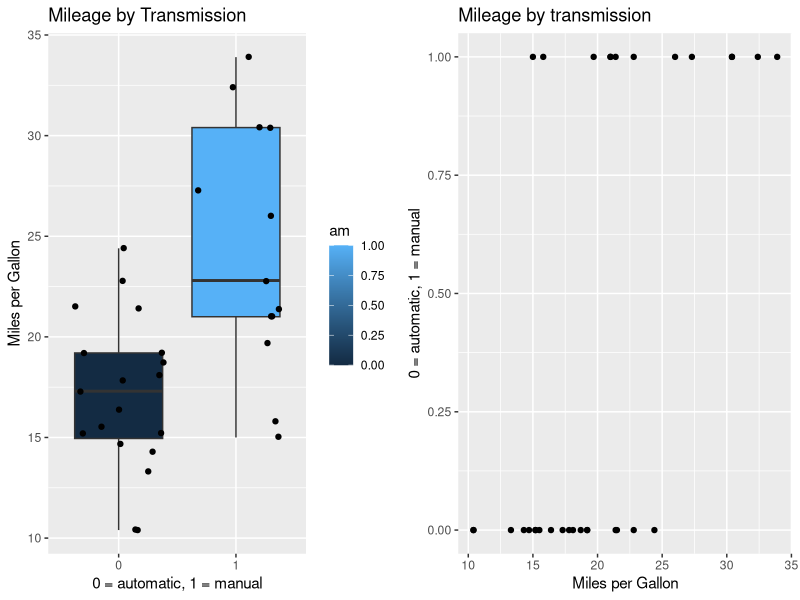
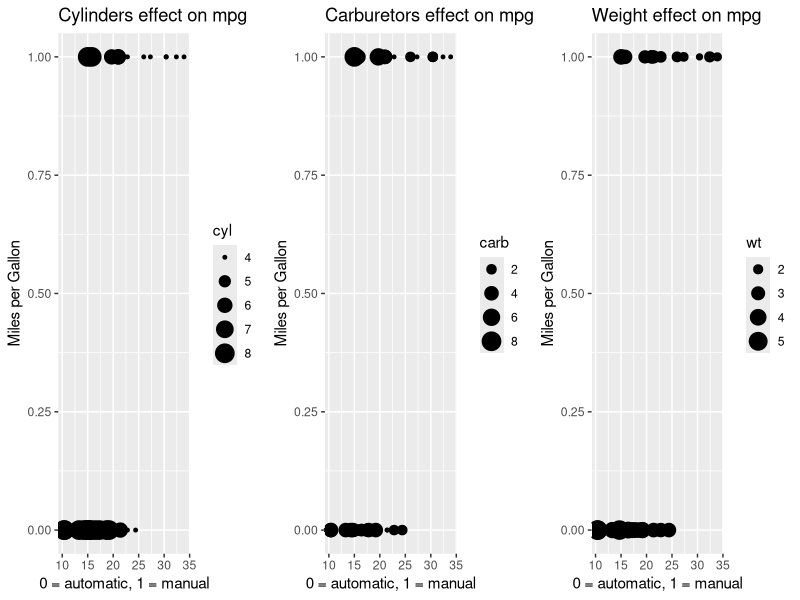
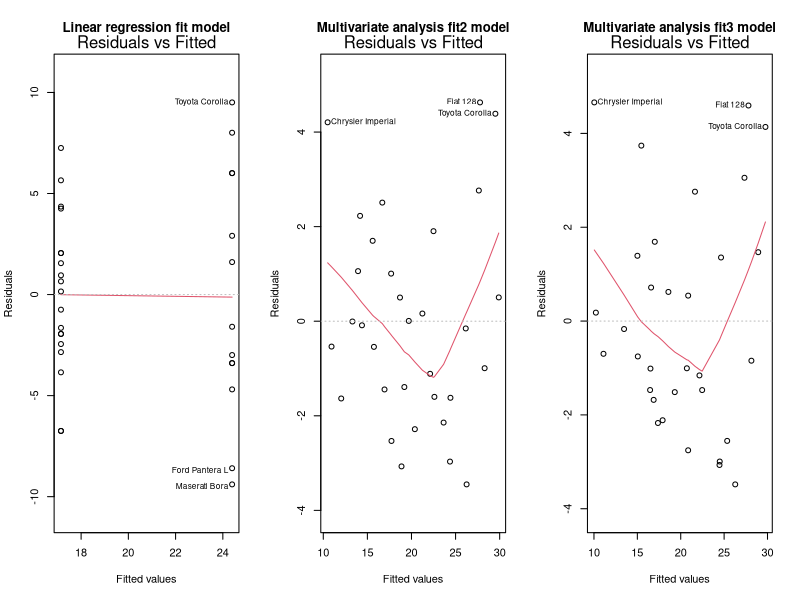

Generate these figures, in order, with R:
## ---- chunk 1
knitr::opts_chunk$set(echo = FALSE)
## ---- chunk 2
data(mtcars)
library(ggplot2)
library(gridExtra)
## ---- chunk 3
g1 <- qplot(mpg, am, data = mtcars, main = "Mileage by transmission", xlab = "Miles per Gallon",
            ylab = "0 = automatic, 1 = manual")
g4 <- qplot(factor(am), mpg, data=mtcars, geom=c("boxplot", "jitter"),
            fill = am, main="Mileage by Transmission",
            xlab="0 = automatic, 1 = manual", ylab="Miles per Gallon")
grid.arrange(g4, g1, ncol = 2, nrow = 1)
## ---- chunk 4
#grouping the data and t-test
manual <- mtcars[mtcars$am == "1",]$mpg
auto <- mtcars[mtcars$am == "0",]$mpg
matrix(c(mean(auto), mean(manual))) -> tab
rownames(tab) <- c("auto", "manual")
colnames(tab) <- "Transmission Type"
print(tab)
## ---- chunk 5
t.test(manual, auto, alternative = "greater")$p.value
## ---- chunk 6
sort(cor(mtcars)[1,])
## ---- chunk 7
fit <- lm(mpg ~ am, mtcars)
summary(fit)$coef; summary(fit)$r.squared
## ---- chunk 8
fit3 <- step(lm(mpg ~ ., mtcars), trace = 0)
summary(fit3)$coef; summary(fit3)$r.squared
## ---- chunk 9
anova(fit, fit3)
## ---- chunk 10
g3bis <- qplot(mpg, am, data = mtcars, size = cyl, ylab = "Miles per Gallon",
               xlab="0 = automatic, 1 = manual", main = "Cylinders effect on mpg")
g3bis2 <- qplot(mpg, am, data = mtcars, size = carb, main = "Carburetors effect on mpg",
                ylab = "Miles per Gallon", xlab="0 = automatic, 1 = manual")
g3bis3 <- qplot(mpg, am, data = mtcars, size = wt, main = "Weight effect on mpg",
                ylab = "Miles per Gallon", xlab="0 = automatic, 1 = manual")
grid.arrange(g3bis, g3bis2, g3bis3, ncol = 3, nrow = 1)
## ---- chunk 11
fit2 <- lm (mpg ~ ., mtcars)
par(mfrow = c(1, 3))
plot(fit, which = 1)
title(main = "Linear regression fit model", cex = 1.5)
plot(fit2, which = 1)
title(main = "Multivariate analysis fit2 model", cex = 1.5)
plot(fit3, which = 1)
title(main = "Multivariate analysis fit3 model", cex = 1.5)
## ---- chunk 12
summary(fit2)
